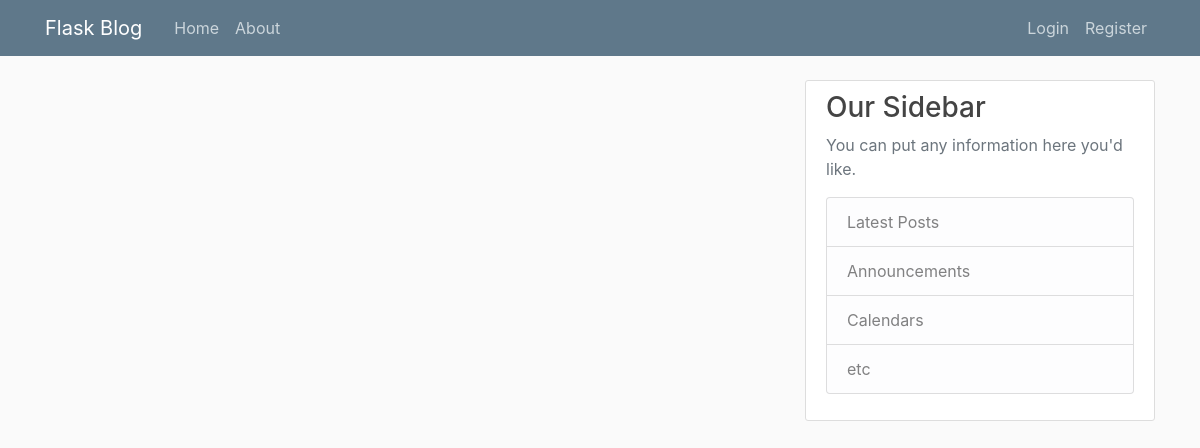
Page /home on the earlier database version.
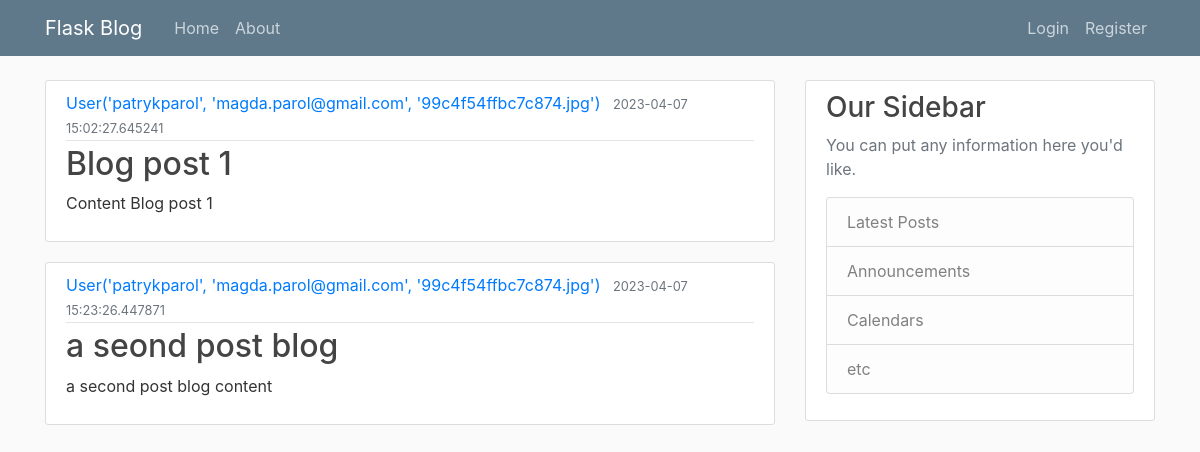
Same page on the later database version.
### flaskblog/models.py (models this page shows, shortened)
class Post(db.Model):
    id = db.Column(db.Integer, primary_key=True)
    title = db.Column(db.String(100), nullable=False)
    date_posted = db.Column(db.DateTime, nullable=False, default=datetime.utcnow)
    content = db.Column(db.Text, nullable=False)
    user_id = db.Column(db.Integer, db.ForeignKey('user.id'), nullable=False)

class User(db.Model, UserMixin):
    id = db.Column(db.Integer, primary_key=True)
    username = db.Column(db.String(20), unique=True, nullable=False)
    email = db.Column(db.String(120), unique=True, nullable=False)
    image_file = db.Column(db.String(20), nullable=False, default='default.jpg')
    password = db.Column(db.String(60), nullable=False)
    posts = db.relationship('Post', backref='author', lazy=True)
    def __repr__(self):
        return f" User('{self.username}', '{self.email}', '{self.image_file}')"

### flaskblog/routes.py (the view)
@app.route("/")
@app.route("/home")
def home():
    posts = Post.query.all()
    return render_template('home.html', posts=posts)

### flaskblog/templates/home.html
{% extends "layout.html" %}
{% block content %}
    {% for post in posts %}
        <article class="media content-section">
          <div class="media-body">
            <div class="article-metadata">
              <a class="mr-2" href="#">{{ post.author }}</a>
              <small class="text-muted">{{ post.date_posted }}</small>
            </div>
            <h2><a class="article-title" href="#">{{ post.title }}</a></h2>
            <p class="article-content">{{ post.content }}</p>
          </div>
        </article>
    {% endfor %}
{% endblock content %}

### flaskblog/templates/layout.html (shortened to what this page needs)
<!DOCTYPE html>
<html>
<head>
    <link rel="stylesheet" href="https://maxcdn.bootstrapcdn.com/bootstrap/4.0.0/css/bootstrap.min.css">
    <link rel="stylesheet" type="text/css" href="{{ url_for('static', filename='main.css') }}">
</head>
<body>
    <header class="site-header">
      <nav class="navbar navbar-expand-md navbar-dark bg-steel fixed-top">
        <div class="container">
          <a class="navbar-brand mr-4" href="/">Flask Blog</a>
          <div class="collapse navbar-collapse" id="navbarToggle">
            <div class="navbar-nav mr-auto">
              <a class="nav-item nav-link" href="{{ url_for('home') }}">Home</a>
              <a class="nav-item nav-link" href="{{ url_for('about') }}">About</a>
            </div>
            <div class="navbar-nav">
              {% if current_user.is_authenticated %}
                <a class="nav-item nav-link" href="{{ url_for('new_post') }}">New Post</a>
                <a class="nav-item nav-link" href="{{ url_for('account') }}">Account</a>
                <a class="nav-item nav-link" href="{{ url_for('logout') }}">Logout</a>
              {% else %}
                <a class="nav-item nav-link" href="{{ url_for('login') }}">Login</a>
                <a class="nav-item nav-link" href="{{ url_for('register') }}">Register</a>
              {% endif %}
            </div>
          </div>
        </div>
      </nav>
    </header>
    <main role="main" class="container">
      <div class="row">
        <div class="col-md-8">
          {% block content %}{% endblock %}
        </div>
        <div class="col-md-4">
          <div class="content-section">
            <h3>Our Sidebar</h3>
            <p class='text-muted'>You can put any information here you'd like.
              <ul class="list-group">
                <li class="list-group-item list-group-item-light">Latest Posts</li>
                <li class="list-group-item list-group-item-light">Announcements</li>
                <li class="list-group-item list-group-item-light">Calendars</li>
                <li class="list-group-item list-group-item-light">etc</li>
              </ul>
            </p>
          </div>
        </div>
      </div>
    </main>
</body>
</html>

### flaskblog/static/main.css (style rules this page uses)
body { background: #fafafa; color: #333333; margin-top: 5rem; }
h1, h2, h3, h4, h5, h6 { color: #444444; }
.bg-steel { background-color: #5f788a; }
.site-header .navbar-nav .nav-link { color: #cbd5db; }
.content-section { background: #ffffff; padding: 10px 20px; border: 1px solid #dddddd; border-radius: 3px; margin-bottom: 20px; }
.article-title { color: #444444; }
.article-content { white-space: pre-line; }
.article-metadata { padding-bottom: 1px; margin-bottom: 4px; border-bottom: 1px solid #e3e3e3 }

Differences in the rows shown:
added Post: author "User('patrykparol', 'magda.parol@gmail.com', '99c4f54ffbc7c874.jpg')", date_posted "2023-04-07 15:02:27.645241", title "Blog post 1", content "Content Blog post 1"
added Post: author "User('patrykparol', 'magda.parol@gmail.com', '99c4f54ffbc7c874.jpg')", date_posted "2023-04-07 15:23:26.447871", title "a seond post blog", content "a second post blog content"
